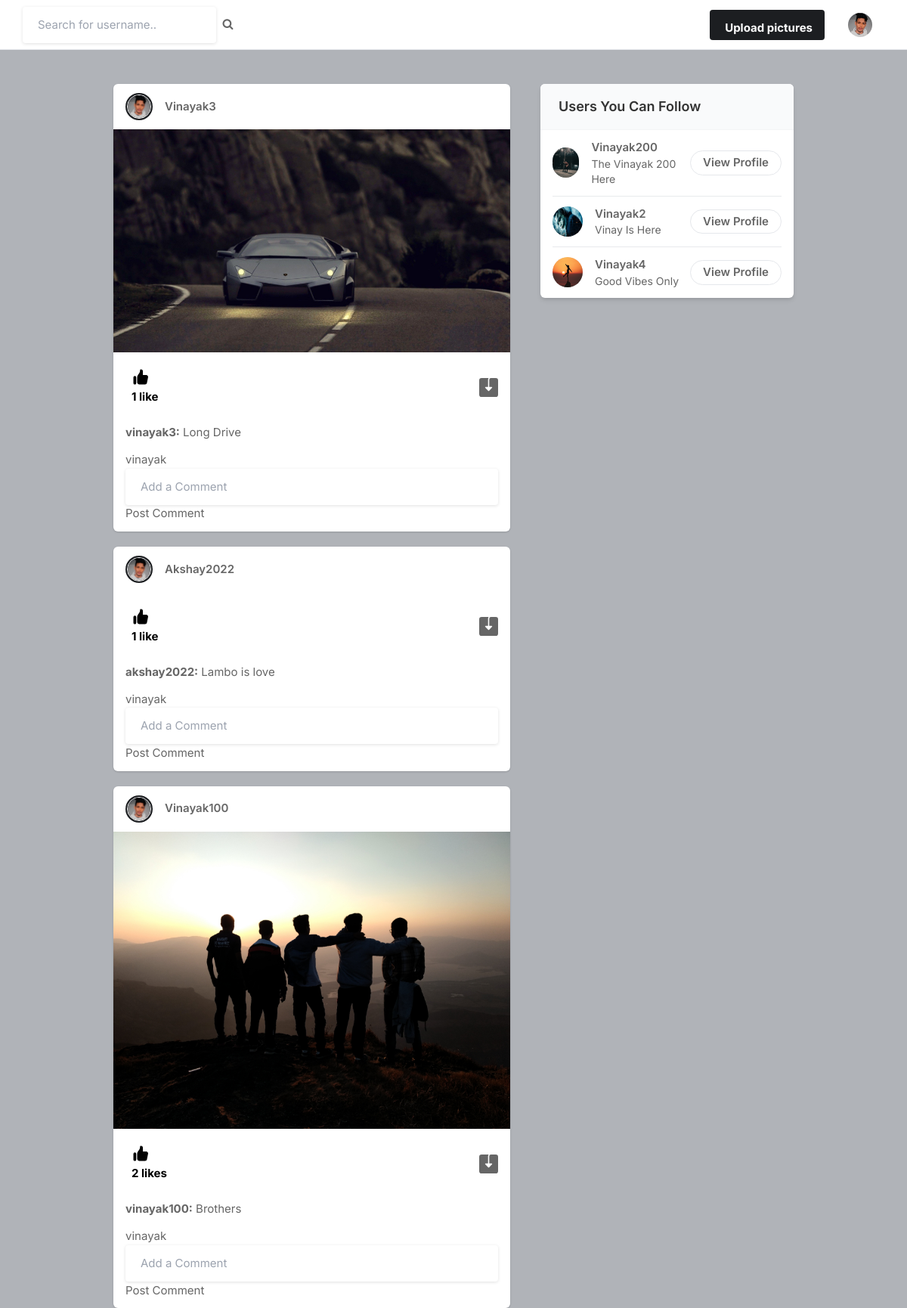
The page / (signed in) on the database its author committed.
### core/models.py (models this page shows, shortened)
class Profile(models.Model):
    user = models.ForeignKey(User,on_delete=models.CASCADE)
    name = models.CharField(max_length=200)
    id_user = models.IntegerField(blank=True)
    bio = models.TextField(blank=True)
    profile_img = models.ImageField(upload_to = 'profile_images', default = 'user.png')
    location = models.CharField(max_length=200,blank=True)

class Post(models.Model):
    id = models.UUIDField(primary_key = True, default=uuid.uuid4)
    user = models.CharField(max_length=100)
    image = models.ImageField(upload_to='post_images')
    caption = models.TextField()
    created_at = models.DateTimeField(default=datetime.now)
    no_of_likes = models.IntegerField(default=0)

### core/views.py (the view)
# urls.py: path('', views.index, name = 'index'),
@login_required(login_url='signin')
def index(request):
    user_object = User.objects.get(username=request.user.username)
    user_profile = Profile.objects.get(user=user_object)
    user_following_list = []
    feed = []
    user_following = FollowersCount.objects.filter(follower = request.user.username)
    for users in user_following:
        user_following_list.append(users.user)
    for usernames in user_following_list:
        feed_lists = Post.objects.filter(user=usernames)
        feed.append(feed_lists)
    feed_lists = list(chain(*feed))
    all_users = User.objects.all()
    user_following_all = []
    for user in user_following:
        user_list = User.objects.get(username = user.user)
        user_following_all.append(user_list)
    new_suggestions_list = [x for x in list(all_users) if (x not in list(user_following_all))]
    current_user = User.objects.filter(username = request.user.username)
    final_suggestions_list = [x for x in list(new_suggestions_list) if (x not in list(current_user))]
    random.shuffle(final_suggestions_list)
    username_profile = []
    username_profile_list = []
    for users in final_suggestions_list:
        username_profile.append(users.id)
    for ids in username_profile:
        profile_lists = Profile.objects.filter(id_user = ids)
        username_profile_list.append(profile_lists)
    suggestions_username_profile_list = list(chain(*username_profile_list))
    return render(request , 'index.html', {'user_profile':user_profile, 'all_posts':feed_lists , 'suggestions_username_profile_list':suggestions_username_profile_list[:4]})

### templates/index.html (shortened to what this page needs)
{% load static %}
<!DOCTYPE html>
<html lang="en">
<head>
    <link rel="stylesheet" href="{% static 'assets/css/icons.css' %}">
    <link rel="stylesheet" href="{% static 'assets/css/uikit.css' %}">
    <link rel="stylesheet" href="{% static 'assets/css/style.css' %}">
    <link rel="stylesheet" href="{% static 'assets/css/tailwind.css' %}">
    <link rel="stylesheet" href="https://cdnjs.cloudflare.com/ajax/libs/font-awesome/4.7.0/css/font-awesome.min.css">
</head>
<body>
            <header>
                <div class="header_inner">
                    <form action="/search" method="POST">
                    <div class="left-side">
                            <input type="text" name = "username" placeholder="Search for username..">&nbsp;&nbsp;
                            <button type="submit"><i class="fa fa-search fa-1x"></i></button>
                    </div>
                    </form>
                    <div class="right-side lg:pr-4">
                        <a href="#"
                            class="bg-pink-500 flex font-bold hidden hover:bg-pink-600 hover:text-white inline-block items-center lg:block max-h-10 mr-4 px-4 py-2 rounded shado text-white">
                              Upload pictures
                        </a>
                        <a href="#">
                            <img src="{{user_profile.profile_img.url}}" class="header-avatar" alt="">
                        </a>
                    </div>
                </div>
            </header>
            <div class="container m-auto">
                <div class="lg:flex justify-center lg:space-x-10 lg:space-y-0 space-y-5">
                    <div class="space-y-5 flex-shrink-0 lg:w-7/12">
                        {% for post in all_posts reversed %}
                        <div class="bg-white shadow rounded-md  -mx-2 lg:mx-0">
                            <div class="flex justify-between items-center px-4 py-3">
                                <div class="flex flex-1 items-center space-x-4">
                                    <a href="#">
                                        <div class="bg-gradient-to-tr from-yellow-600 to-pink-600 p-0.5 rounded-full">
                                            <img src="{{user_profile.profile_img.url}}" class="bg-gray-200 border border-white rounded-full w-8 h-8">
                                        </div>
                                    </a>
                                    <span class="block capitalize font-semibold "> <a href="/profile/{{post.user}}">{{post.user}}</a> </span>
                                </div>
                            </div>
                            <div uk-lightbox>
                                <a href="{{post.image.url}}">
                                    <img src="{{post.image.url}}" alt="">
                                </a>
                            </div>
                            <div class="py-3 px-4 space-y-3">
                                <div class="flex space-x-4 lg:font-bold">
                                    <a href="/like_post?post_id={{post.id}}" class="flex items-center space-x-2">
                                        <div class="p-2 rounded-full text-black">
                                            {% if post.no_of_likes == 0 %}
                                            <p>No likes</p>
                                            {% elif post.no_of_likes == 1 %}
                                            <p>1 like</p>
                                            {% else %}
                                            <p>{{post.no_of_likes}} likes</p>
                                            {% endif %}
                                        </div>
                                    <a href="{{post.image.url}}" class="flex items-center space-x-2 flex-1 justify-end" download>
                                    </a>
                                </div>
                                <p>
                                    <a href="/profile/{{post.user}}"><strong>{{post.user}}:</strong></a> {{post.caption}}
                                </p>
                                <form action="/comments" method="POST">
                                    {{user_profile.user}}<input type="text" name = "comment" placeholder="Add a Comment">
                                            <button type="submit">Post Comment</button>
                                </form>
                            </div>
                        </div>
                        {% endfor %}
                    </div>
                    <div class="lg:w-5/12">
                        <div class="bg-white  shadow-md rounded-md overflow-hidden">
                            <div class="bg-gray-50  border-b border-gray-100 flex items-baseline justify-between py-4 px-6 ">
                                <h2 class="font-semibold text-lg">Users You Can Follow</h2>
                            </div>
                            <div class="divide-gray-300 divide-gray-50 divide-opacity-50 divide-y px-4 ">
                                {% for suggestion in suggestions_username_profile_list %}
                                <div class="flex items-center justify-between py-3">
                                    <div class="flex flex-1 items-center space-x-4">
                                        <a href="/profile/{{suggestion.user}}">
                                            <img src="{{suggestion.profile_img.url}}" class="bg-gray-200 rounded-full w-10 h-10">
                                        </a>
                                        <div class="flex flex-col">
                                            <span class="block capitalize font-semibold"> {{suggestion.user}} </span>
                                            <span class="block capitalize text-sm"> {{suggestion.bio}} </span>
                                        </div>
                                    </div>
                                    <a href="/profile/{{suggestion.user}}" class="border border-gray-200 font-semibold px-4 py-1 rounded-full hover:bg-pink-600 hover:text-white hover:border-pink-600 "> View Profile </a>
                                </div>
                                {%endfor%}
                            </div>
                        </div>
                    </div>
                </div>
            </div>
</body>
</html>

### static/assets/css/style.css (style rules this page uses)
body { background-color: #B0B3B8!important; }
button { vertical-align: middle; }
input { height: 48px; line-height: 48px; padding: 0 20px; outline: none; font-size: 15px; color: #808080; max-width: 100%; width: 100%; -webkit-box-sizing: border-box; box-sizing: border-box; display: block; font-weight: 400; opacity: 1; border-radius: 4px; border: none; -webkit-box-shadow: 0 1px 4px 0px rgba(0, 0, 0, 0.12); box-shadow: 0 1px 4px 0px rgba(0, 0, 0, 0.12); }
input[type="text"], input[type="password"], input[type="email"], input[type="number"] { height: 48px; line-height: 48px; padding: 0 20px; outline: none; font-size: 15px; color: #808080; max-width: 100%; width: 100%; -webkit-box-sizing: border-box; box-sizing: border-box; display: block; font-weight: 400; opacity: 1; border-radius: 4px; border: none; -webkit-box-shadow: 0 1px 4px 0px rgba(0, 0, 0, 0.12); box-shadow: 0 1px 4px 0px rgba(0, 0, 0, 0.12); }
input { -webkit-transition: all 0.1s ease-in-out; transition: all 0.1s ease-in-out; }
::placeholder { color: #808080; opacity: 1; }
button { border: none; margin: 0; padding: 0; width: auto; overflow: visible; background: transparent; color: inherit; font: inherit; line-height: normal; cursor: pointer; }
a { color: #be185d; -webkit-transition: 0.3s; transition: 0.3s; outline: none !important; }
button { outline: none !important; }
img { max-width: 100%; }
body { color: #666; font-size: 15px; line-height: 27px; background-color: #f0f2f5; font-family: "Inter", sans-serif; text-transform: none; }
body p { font-size: 15px; line-height: 27px; }
h1, h2, h3, h4, h5, h6 { font-family: "Inter", sans-serif; text-transform: none; }
input[type="text"], input[type="password"], input[type="email"] { font-family: "Inter", sans-serif; text-transform: none; }
button, body .pac-container { font-family: "Inter", sans-serif; text-transform: none; }
h1, h2, h3, h4, h5, h6 { color: #333; font-weight: 500; margin: 0; padding: 0; }
h2 { font-size: 26px; }
b, strong { font-weight: 700 !important; }
@media (min-width: 1024px) { .container { max-width: 900px !important; padding-top: 45px; } }
header { background-color: #fff; left: 0; right: 0; top: 0; z-index: 99; height: 66px; display: -webkit-box; display: -ms-flexbox; display: flex; -webkit-box-align: center; -ms-flex-align: center; align-items: center; border-bottom: 1px solid #e5e7eb; }
header .header_inner { display: -webkit-box; display: -ms-flexbox; display: flex; -webkit-box-align: center; -ms-flex-align: center; align-items: center; max-width: 1090px; margin: auto; width: 100%; max-width: 100% !important; padding: 0 30px; }
header .header_inner .left-side { display: -webkit-box; display: -ms-flexbox; display: flex; -webkit-box-align: center; -ms-flex-align: center; align-items: center; }
header .header_inner .right-side { display: -webkit-box; display: -ms-flexbox; display: flex; -webkit-box-align: center; -ms-flex-align: center; align-items: center; -webkit-box-pack: end; -ms-flex-pack: end; justify-content: flex-end; margin-left: auto; }
header .header_inner .right-side .header-avatar { width: 32px; height: 32px; border-radius: 100%; margin-left: 15px; }

### rows shown on the page
Profile: profile_img (picture), user "vinayak"
Post: profile_img (picture), user "Vinayak3", image (picture), no_of_likes "1 like", user "vinayak3", caption "Long Drive"
Post: profile_img (picture), user "Akshay2022", no_of_likes "1 like", user "akshay2022", caption "Lambo is love"
Post: profile_img (picture), user "Vinayak100", image (picture), no_of_likes "2", user "vinayak100", caption "Brothers"
Profile: profile_img (picture), user "Vinayak200", bio "The Vinayak 200 Here"
Profile: profile_img (picture), user "Vinayak2", bio "Vinay Is Here"
Profile: profile_img (picture), user "Vinayak4", bio "Good Vibes Only"
